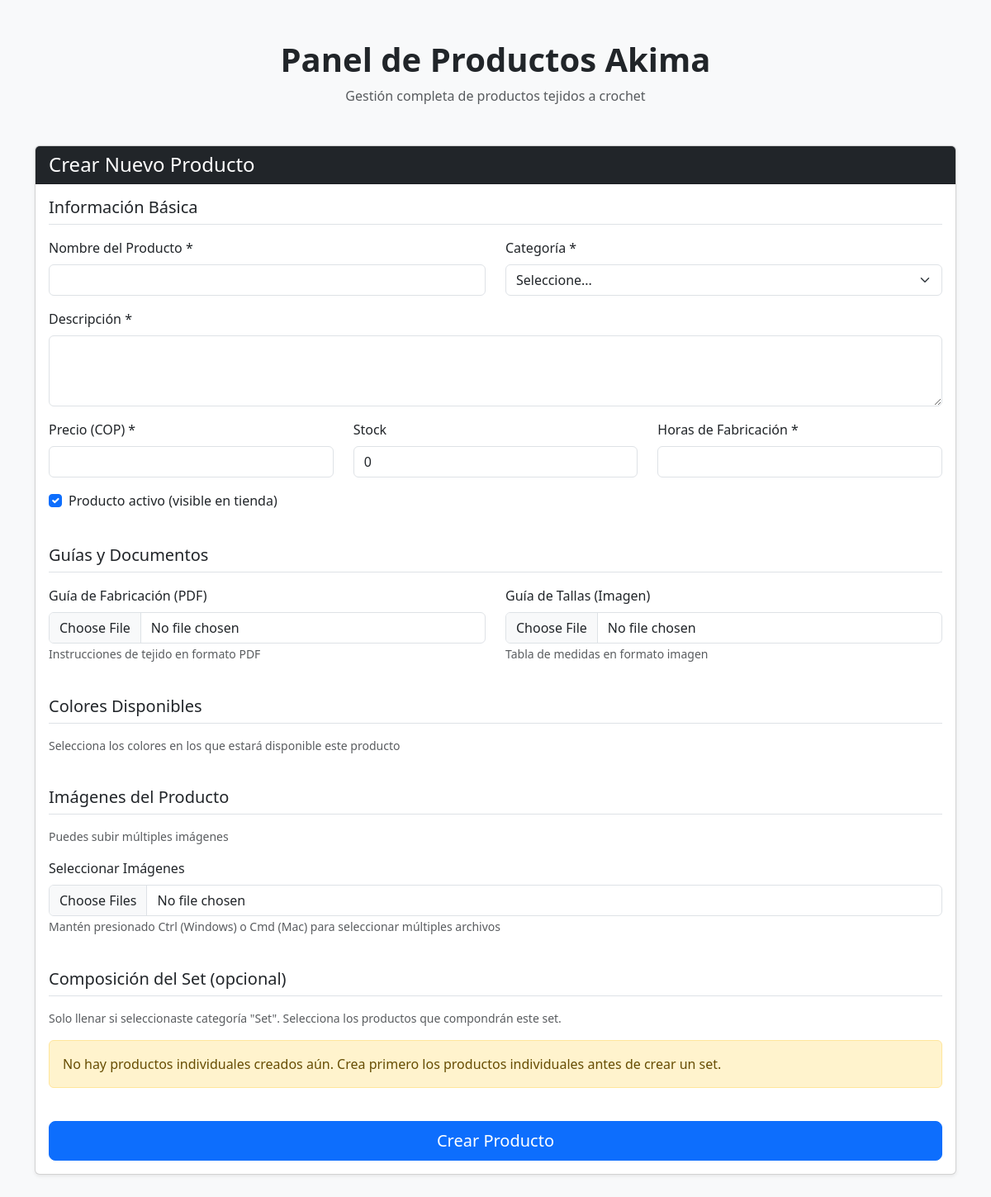
The app's page /new_product/, older data.
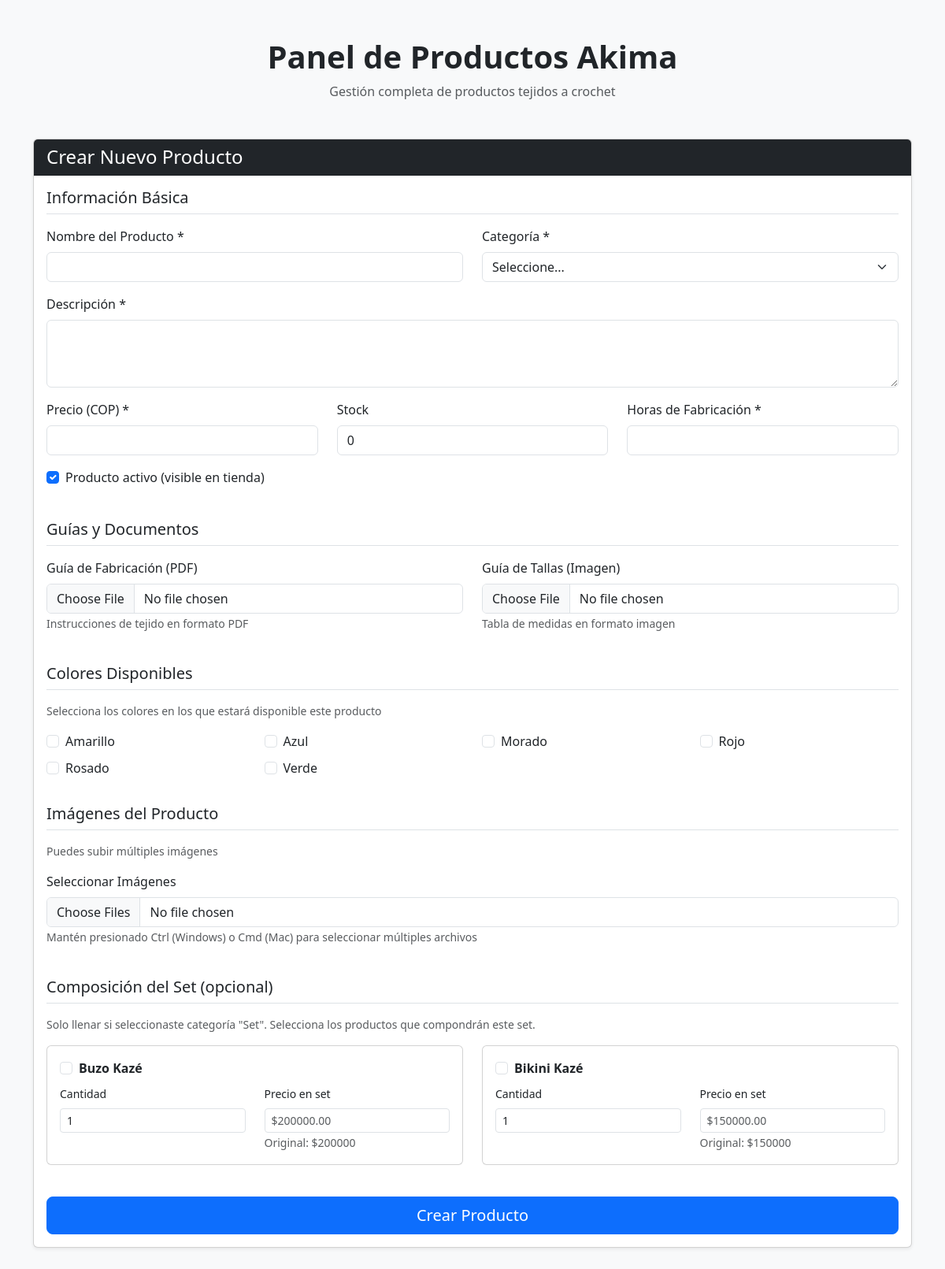
The same page, newer data.
### crochet/models.py (models this page shows, shortened)
class ColorGeneral(models.Model):
    nombre = models.CharField('Nombre del Color', max_length=50, unique=True)
    class Meta:
        db_table = 'color_general'

class Producto(models.Model):
    CATEGORIAS = [
        ('Bikini', 'Bikini'),
        ('Top', 'Top'),
        ('Falda', 'Falda'),
        ('Buzo', 'Buzo'),
        ('Vestido', 'Vestido'),
        ('Short', 'Short'),
        ('Set', 'Set'),
        ('Accesorio', 'Accesorio'),
        ('Pantalón', 'Pantalón'),
        ('Camisa', 'Camisa'),
        ('Otro', 'Otro'),
    ]
    categoria = models.CharField('Categoría', max_length=20, choices=CATEGORIAS)
    nombre = models.CharField('Nombre', max_length=150)
    descripcion = models.TextField('Descripción')
    precio = models.DecimalField('Precio', max_digits=10, decimal_places=2, validators=[MinValueValidator(Decimal('0.00'))])
    stock = models.IntegerField('Stock', default=0, validators=[MinValueValidator(0)])
    tiempo_fabricacion = models.IntegerField('Tiempo de Fabricación (horas)', validators=[MinValueValidator(0)])
    activo = models.BooleanField('Activo', default=True)
    guia_fabricacion = models.FileField(upload_to='guias/fabricacion/', blank=True, null=True)
    guia_tallas = models.ImageField(upload_to='guias/tallas/', blank=True, null=True)
    class Meta:
        db_table = 'producto'

### crochet/views.py (the view, shortened to what this page needs)
# urls.py: path('new_product/',crochetViews.new_product,name='new_product'),
def new_product(request):
    context = {
        'productos': Producto.objects.all().prefetch_related(
            'colores__id_color_general',
            'imagenes',
            'componentes_set__id_producto_individual'
        ),
        'colores': ColorGeneral.objects.all().order_by('nombre'),
        'productos_individuales': Producto.objects.exclude(categoria='Set').filter(activo=True)
    }
    return render(request, 'new_product.html', context)

### crochet/templates/new_product.html (shortened to what the changed rows need)
<!DOCTYPE html>
<html lang="es">
<head>
    <link href="https://cdn.jsdelivr.net/npm/bootstrap@5.3.8/dist/css/bootstrap.min.css" rel="stylesheet">
</head>
<body class="bg-light">
<div class="container py-5">
    <div class="text-center mb-5">
        <h1 class="fw-bold">Panel de Productos Akima</h1>
    </div>
    <div class="card shadow-sm mb-5">
        <div class="card-body">
            <form method="POST" enctype="multipart/form-data">
                <div class="row mb-4">
                    <div class="col-12">
                        <div class="row">
                            {% for color in colores %}
                            <div class="col-md-3 mb-2">
                                <div class="form-check">
                                    <input class="form-check-input" type="checkbox"
                                           name="colores" value="{{ color.id }}"
                                           id="color_{{ color.id }}">
                                    <label class="form-check-label" for="color_{{ color.id }}">
                                        {{ color.nombre }}
                                    </label>
                                </div>
                            </div>
                            {% endfor %}
                        </div>
                    </div>
                </div>
                <div class="row mb-4">
                    <div class="col-12">
                        <div class="row">
                            {% for producto in productos_individuales %}
                            <div class="col-md-6 mb-3">
                                <div class="card">
                                    <div class="card-body">
                                        <div class="form-check mb-2">
                                            <input class="form-check-input" type="checkbox"
                                                name="set_productos" value="{{ producto.id }}"
                                                id="set_prod_{{ producto.id }}">
                                            <label class="form-check-label fw-bold" for="set_prod_{{ producto.id }}">
                                                {{ producto.nombre }}
                                            </label>
                                        </div>
                                        <div class="row">
                                            <div class="col-6">
                                                <label class="form-label small">Cantidad</label>
                                                <input type="number" class="form-control form-control-sm"
                                                    name="set_cantidad_{{ producto.id }}"
                                                    min="1" value="1">
                                            </div>
                                            <div class="col-6">
                                                <label class="form-label small">Precio en set</label>
                                                <input type="number" class="form-control form-control-sm"
                                                    name="set_precio_{{ producto.id }}"
                                                    step="0.01" min="0"
                                                    placeholder="${{ producto.precio }}">
                                                <small class="text-muted">Original: ${{ producto.precio|floatformat:0 }}</small>
                                            </div>
                                        </div>
                                    </div>
                                </div>
                            </div>
                            {% empty %}
                            <div class="col-12">
                                <div class="alert alert-warning">
                                    No hay productos individuales creados aún. Crea primero los productos individuales antes de crear un set.
                                </div>
                            </div>
                            {% endfor %}
                        </div>
                    </div>
                </div>
            </form>
        </div>
    </div>
</div>
</body>
</html>

Row changes from the older to the newer data that the page shows:
added ColorGeneral: nombre "Amarillo"
added ColorGeneral: nombre "Azul"
added ColorGeneral: nombre "Morado"
added ColorGeneral: nombre "Rojo"
added ColorGeneral: nombre "Rosado"
added ColorGeneral: nombre "Verde"
added Producto: nombre "Buzo Kazé", id "1", precio "$200000.00", precio "200000"
added Producto: nombre "Bikini Kazé", precio "$150000.00", precio "150000"
Text that changed along with them:
text no longer shown: "No hay productos individuales creados aún. Crea primero los productos individuales antes de crear un set."
